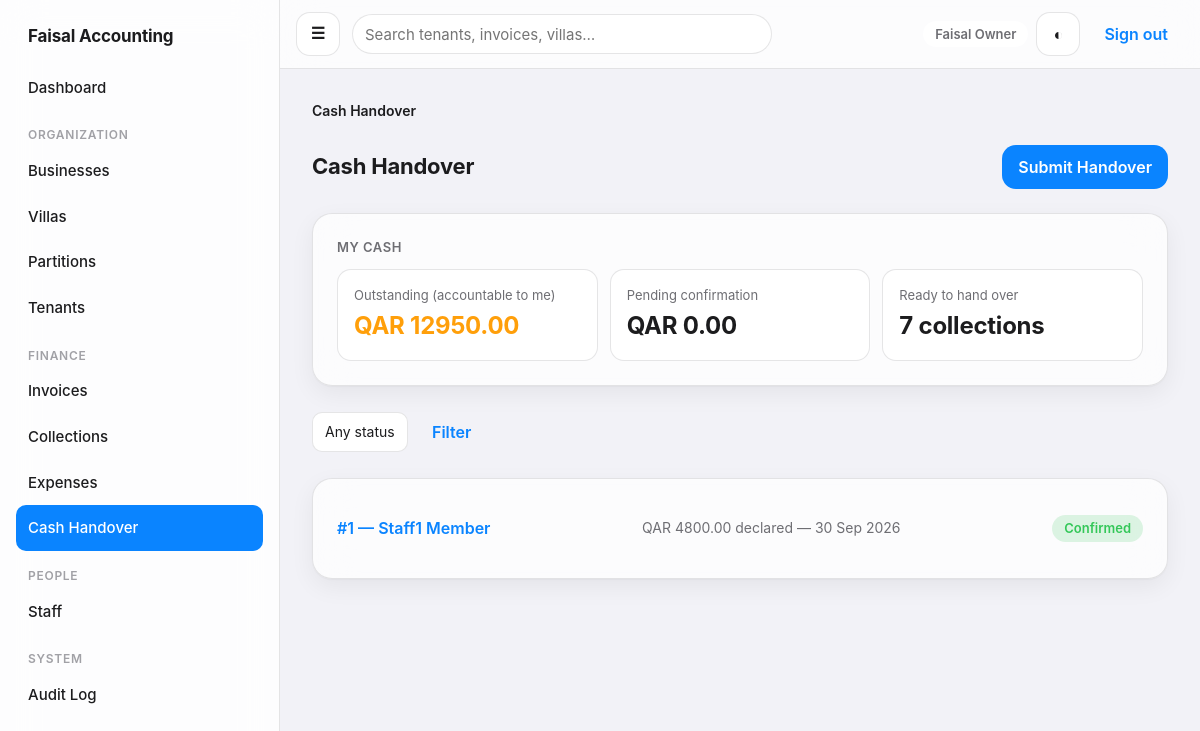
Page /cash/ (signed in) on the committed database.
### apps/accounts/models.py (models this page shows, shortened)
class User(AbstractUser):
    is_owner = models.BooleanField(default=False, help_text='Sees and can operate on every business/villa/financial record.')
    phone = models.CharField(max_length=32, blank=True)
    class Meta:
        ordering = ['username']

### apps/cash/models.py (models this page shows, shortened)
class CashHandover(models.Model):
    class Status(models.TextChoices):
        SUBMITTED = ('submitted', 'Submitted')
        CONFIRMED = ('confirmed', 'Confirmed')
        REJECTED = ('rejected', 'Rejected')
    staff = models.ForeignKey(settings.AUTH_USER_MODEL, on_delete=models.PROTECT, related_name='cash_handovers')
    payments = models.ManyToManyField('billing.Payment', related_name='handovers', blank=True)
    declared_amount = models.DecimalField(max_digits=12, decimal_places=2)
    confirmed_amount = models.DecimalField(max_digits=12, decimal_places=2, null=True, blank=True)
    status = models.CharField(max_length=20, choices=Status.choices, default=Status.SUBMITTED)
    submitted_at = models.DateTimeField(auto_now_add=True)
    confirmed_at = models.DateTimeField(null=True, blank=True)
    confirmed_by = models.ForeignKey(settings.AUTH_USER_MODEL, on_delete=models.PROTECT, related_name='+', null=True, blank=True)
    notes = models.TextField(blank=True)
    rejection_reason = models.TextField(blank=True)
    class Meta:
        ordering = ['-submitted_at']
        constraints = [models.CheckConstraint(check=models.Q(declared_amount__gt=0), name='handover_declared_amount_positive')]

### apps/cash/views.py (the view)
# urls.py: urlpatterns = [path('', views.handover_list, name='handover_list'), path('submit/', views.handover_submit, name='handover_submit'), path('<int:pk>/', views.handover_detail, name='handover_detail'), pa
@login_required
def handover_list(request):
    qs = accounts_selectors.cash_handovers_visible_to(request.user).select_related('staff')
    status = request.GET.get('status', '')
    if status:
        qs = qs.filter(status=status)
    page_obj = paginate_queryset(request, qs.order_by('-submitted_at'))
    return render(request, 'cash/handover_list.html', {'page_obj': page_obj, 'status': status, 'status_choices': CashHandover.Status.choices, 'my_outstanding_cash': selectors.outstanding_cash_for(request.user), 'my_pending_amount': selectors.pending_handover_amount(request.user), 'my_unclaimed_payments': selectors.unclaimed_cash_payments(request.user), 'breadcrumbs': [('Cash Handover', None)]})

### apps/accounts/context_processors.py (called while the page is built)
def nav(request):
    user = getattr(request, 'user', None)
    if user is None or not user.is_authenticated:
        return {}
    has_any_scope = user.is_owner or selectors.villas_visible_to(user).exists()
    return {'nav_has_scope': has_any_scope, 'nav_can_view_financials': selectors.can_view_financial_kpis(user), 'nav_can_manage_users': user.is_owner, 'nav_can_manage_operations': selectors.can_manage_villas_and_tenants(user), 'nav_pending_handover_count': _pending_handover_count(user) if has_any_scope else 0}

def _pending_handover_count(user):
    from apps.cash.models import CashHandover
    qs = selectors.cash_handovers_visible_to(user).filter(status=CashHandover.Status.SUBMITTED)
    if not user.is_owner and (not Assignment.objects.filter(user=user, role__in=[Assignment.Role.BUSINESS_MANAGER, Assignment.Role.ACCOUNTANT]).exists()):
        return 0
    return qs.count()

### apps/accounts/selectors.py (called while the page is built, shortened)
def cash_handovers_visible_to(user) -> QuerySet[CashHandover]:
    if user.is_owner:
        return CashHandover.objects.all()

def can_view_financial_kpis(user) -> bool:
    if user.is_owner:
        return True
    return Assignment.objects.filter(user=user, role__in=[Assignment.Role.BUSINESS_MANAGER, Assignment.Role.ACCOUNTANT]).exists()

def can_manage_villas_and_tenants(user) -> bool:
    if user.is_owner:
        return True
    return Assignment.objects.filter(user=user, role__in=[Assignment.Role.BUSINESS_MANAGER, Assignment.Role.VILLA_STAFF]).exists()

### apps/audit/context.py (called while the page is built)
def set_context(request) -> None:
    ip_address = request.META.get('HTTP_X_FORWARDED_FOR', '').split(',')[0].strip() or request.META.get('REMOTE_ADDR')
    actor = getattr(request, 'user', None)
    if actor is not None and (not actor.is_authenticated):
        actor = None
    _current_request_context.set(RequestContext(ip_address=ip_address or None, user_agent=request.META.get('HTTP_USER_AGENT', '')[:512], request_id=str(uuid.uuid4()), actor=actor))

def clear_context() -> None:
    _current_request_context.set(None)

### apps/cash/selectors.py (called while the page is built)
def unclaimed_cash_payments(staff):
    return Payment.objects.filter(collected_by=staff, method=Payment.Method.CASH, is_cancelled=False).exclude(handovers__status__in=[CashHandover.Status.SUBMITTED, CashHandover.Status.CONFIRMED])

def total_collected(staff) -> Decimal:
    return Payment.objects.filter(collected_by=staff, method=Payment.Method.CASH, is_cancelled=False).aggregate(total=Sum('amount'))['total'] or Decimal('0.00')

### templates/cash/handover_list.html (shortened to what this page needs)
{% extends "base.html" %}
{% block content %}
  <div class="page-header">
    <h1>Cash Handover</h1>
    {% if my_unclaimed_payments %}<a class="btn btn--primary" href="{% url 'cash:handover_submit' %}">Submit Handover</a>{% endif %}
  </div>
  <div class="card">
    <div class="card__title">My cash</div>
    <div class="grid--kpi">
      <div class="kpi"><div class="kpi__label">Outstanding (accountable to me)</div><div class="kpi__value {% if my_outstanding_cash > 0 %}kpi__value--warning{% endif %}">QAR {{ my_outstanding_cash }}</div></div>
      <div class="kpi"><div class="kpi__label">Pending confirmation</div><div class="kpi__value">QAR {{ my_pending_amount }}</div></div>
      <div class="kpi"><div class="kpi__label">Ready to hand over</div><div class="kpi__value">{{ my_unclaimed_payments|length }} collection{{ my_unclaimed_payments|length|pluralize }}</div></div>
    </div>
  </div>
  <form class="filter-bar" method="get">
    <select name="status" onchange="this.form.submit()">
      <option value="">Any status</option>
    </select>
    <button class="btn btn--ghost" type="submit">Filter</button>
  </form>
  <div class="card">
    {% if page_obj %}
      {% for handover in page_obj %}
        <div class="list-row">
          <a class="list-row__title" href="{% url 'cash:handover_detail' handover.pk %}">#{{ handover.pk }} — {{ handover.staff.get_full_name|default:handover.staff.username }}</a>
          <span class="list-row__meta">QAR {{ handover.declared_amount }} declared — {{ handover.submitted_at|date:"d M Y" }}</span>
          {% if handover.status == "confirmed" %}<span class="pill pill--success">Confirmed</span>
          {% elif handover.status == "rejected" %}<span class="pill pill--danger">Rejected</span>
          {% else %}<span class="pill pill--warning">Awaiting confirmation</span>{% endif %}
        </div>
      {% endfor %}
    {% else %}
      <div class="empty-state">
        <div class="empty-state__title">No cash handovers yet.</div>
      </div>
    {% endif %}
  </div>
{% endblock %}

### templates/base.html (shortened to what this page needs)
{% load static %}
<!doctype html>
<html lang="en">
<head>
  <link rel="stylesheet" href="{% static 'css/design-system.css' %}">
</head>
<body>
  <div class="app-shell">
    <aside class="sidebar" aria-label="Main navigation">
      <div class="sidebar__brand">Faisal Accounting</div>
      {% if user.is_authenticated %}
        <a class="sidebar__link{% if request.resolver_match.app_name == 'dashboard' %} sidebar__link--active{% endif %}" href="{% url 'dashboard:home' %}">Dashboard</a>
        {% if nav_has_scope %}
          <div class="sidebar__section">Organization</div>
          <a class="sidebar__link{% if request.resolver_match.app_name == 'businesses' %} sidebar__link--active{% endif %}" href="{% url 'businesses:list' %}">Businesses</a>
          <a class="sidebar__link{% if request.resolver_match.url_name == 'villa_list' %} sidebar__link--active{% endif %}" href="{% url 'villas:villa_list' %}">Villas</a>
          <a class="sidebar__link{% if request.resolver_match.url_name == 'partition_list' %} sidebar__link--active{% endif %}" href="{% url 'villas:partition_list' %}">Partitions</a>
          <a class="sidebar__link{% if request.resolver_match.app_name == 'tenancy' %} sidebar__link--active{% endif %}" href="{% url 'tenancy:list' %}">Tenants</a>
          <div class="sidebar__section">Finance</div>
          <a class="sidebar__link{% if request.resolver_match.url_name == 'invoice_list' or request.resolver_match.url_name == 'invoice_detail' %} sidebar__link--active{% endif %}" href="{% url 'billing:invoice_list' %}">Invoices</a>
          <a class="sidebar__link{% if request.resolver_match.url_name == 'payment_list' %} sidebar__link--active{% endif %}" href="{% url 'billing:payment_list' %}">Collections</a>
          <a class="sidebar__link{% if request.resolver_match.app_name == 'expenses' %} sidebar__link--active{% endif %}" href="{% url 'expenses:list' %}">Expenses</a>
          <a class="sidebar__link{% if request.resolver_match.app_name == 'cash' %} sidebar__link--active{% endif %}" href="{% url 'cash:handover_list' %}">
            <span>Cash Handover</span>
          </a>
        {% endif %}
        {% if nav_can_manage_users %}
          <div class="sidebar__section">People</div>
          <a class="sidebar__link{% if request.resolver_match.url_name == 'staff_list' %} sidebar__link--active{% endif %}" href="{% url 'accounts:staff_list' %}">Staff</a>
        {% endif %}
        {% if user.is_owner %}
          <div class="sidebar__section">System</div>
          <a class="sidebar__link{% if request.resolver_match.app_name == 'audit' %} sidebar__link--active{% endif %}" href="{% url 'audit:list' %}">Audit Log</a>
        {% endif %}
      {% endif %}
    </aside>
    <div class="content-area">
      <header class="topbar">
        <label for="nav-toggle" class="btn btn--icon sidebar-toggle-label" aria-label="Open menu">&#9776;</label>
        {% if user.is_authenticated and nav_has_scope %}
          <form class="topbar__search" method="get" action="{% url 'dashboard:search' %}" role="search">
            <input type="search" name="q" placeholder="Search tenants, invoices, villas…" value="{{ request.GET.q|default:'' }}" aria-label="Global search">
          </form>
        {% endif %}
        <div class="topbar__actions">
          {% if user.is_authenticated %}
            <span class="pill pill--neutral">{{ user.get_full_name|default:user.username }}</span>
          {% endif %}
          <button class="btn btn--icon" type="button" data-theme-toggle aria-label="Toggle dark mode">&#9680;</button>
          {% if user.is_authenticated %}
            <form method="post" action="{% url 'accounts:logout' %}">
              <button class="btn btn--ghost" type="submit">Sign out</button>
            </form>
          {% endif %}
        </div>
      </header>
      <main class="main">
        {% if breadcrumbs %}{% include "components/breadcrumbs.html" %}{% endif %}
        {% block content %}{% endblock %}
      </main>
    </div>
  </div>
</body>
</html>

### rows in the picture
User: get_full_name "Faisal Owner"
CashHandover: pk "1", staff.get_full_name "Staff1 Member", declared_amount "4800.00", submitted_at "30 Sep 2026", status "Confirmed"

### other values in the picture
{{ label }} "Cash Handover"
{{ my_outstanding_cash }} "12950.00"
{{ my_pending_amount }} "0.00"
{{ my_unclaimed_payments|length }} "7"
